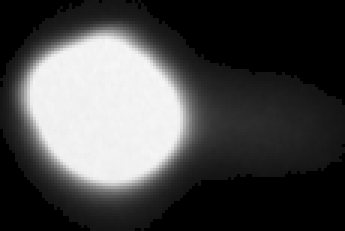
#> input picture Training/Merged/A1_comet127.png, 115 x 77 px, given as the content of the folder Training/Merged/A1_comet127.png, which was not available (shown 3 times larger)
$ python -i CometFinder.py   (imports and definitions only)
#> lines starting #> are read from the running program, lines starting #| are printed output that depends on the picture; after the words box and inside, x2 and y2 are one past the last pixel; in counts of white or black regions, pixels touching at a corner belong together; pictures that were not available may be replaced by others from this repository, and a replacement may not be noted
#import the necessary packages
import numpy as np
import imutils
import cv2
import os
import pathlib
import matplotlib.pyplot as plt


def s(im=None):
    global k
    if im is not None:
        cv2.imshow('foo', im)
    else:
        cv2.imshow('foo', k)
    cv2.waitKey(0)

def sumPixels(img):
    np.sum(img[y1:y2, x1:xNN2, c1:c2])

def writeComet(comet,n,outputdir):
    pathname = f'{outputdir}/comet{n}.png' #writes number of comet out
    cv2.imwrite(pathname,comet)


def loadImage(path,name):
#> called with path = '_only/A1_comet127.png', name = 'A1_comet127.png'
    outputdir = path[:-4]
    pathlib.Path(outputdir).mkdir(parents=True, exist_ok=True)
    #start = time.time()
    im = cv2.imread(path)
#> im is the input picture: shape (77, 115, 3); min 0, max 246, mean 73.5
    img = im.copy()
    gray = cv2.cvtColor(img, cv2.COLOR_BGR2GRAY) #makes a greyscale copy of the image
    totalw = im.shape[1] #gets width of image
#> totalw = 115
    totalh = im.shape[0] #gets heigh of image
#> totalh = 77
    centerx = totalw//2
#> centerx = 57
    centery = totalh//2
#> centery = 38
    thresh, bin = cv2.threshold(gray[centery-250:centery+250,centerx-250:centerx+250], 0,255, cv2.THRESH_BINARY+cv2.THRESH_OTSU)
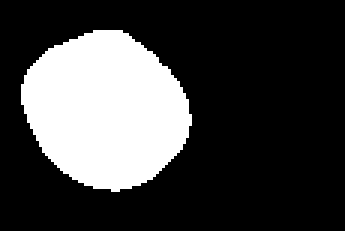
#> bin: shape (77, 115) (shown 3 times larger); 25.3% white; 1 white region, box (x1, y1, x2, y2) and area: (7, 10, 64, 64) 2242
#> thresh = 124
    ret, bin = cv2.threshold(gray, int(thresh*0.25), 255, cv2.THRESH_BINARY)#uses a fixed threshold taking everything brighter than 20 pixels is a part of the foreground
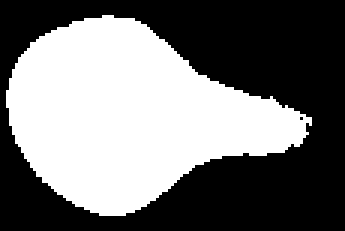
#> bin: shape (77, 115) (shown 3 times larger); 45.6% white; 1 white region
#> ret = 31
    print(thresh)
#| 124.0
    #cv2.imshow("window",bin)
    #cv2.waitKey(0)
    contours, hierarchy = cv2.findContours(bin, cv2.RETR_TREE, cv2.CHAIN_APPROX_SIMPLE) #find contours
#> contours = 2 contours, 1 with area under 20; largest, box (x1, y1, x2, y2) and area: (2, 5, 104, 72) 3922
    good_contours = []
    bad_contours = []
    dilation = 1.2
    for contour in contours:#loops over all the contours and sorts what we have specified to be a comet
        area = cv2.contourArea(contour)
        x, y, w, h = cv2.boundingRect(contour)
        dilatedwidth = w*dilation
        dilatedheight = h*dilation
        dw = dilatedwidth-w
        dh = dilatedheight-h
        x = int(x-dw/2)
        y = int(y-dh/2)
        w = int(dilatedwidth)
        h = int(dilatedheight)
        if w < 5 or h < 5:
            continue
        mycomet = bin[y:y+h,x:x+w]
        if area > 25 and (w/h) > 0.5 and (w/h) < 8 and w< totalw/10 and area < 500000 and w>1 and h>1: # finds canditates specifies bounding box, has to be square or rectangular (accounts for low damage comets)
            good_contours.append(contour)
            print("good_contours",x,y,w,h,area)
        else:
            print("bad",w/h,area)
            if area < 50000:
                bad_contours.append(contour)
#> this loop made 2 passes
#> (area, x, y, dilatedwidth, dilatedheight, dw) on pass 1: (3922.5, -8, -1, 122.4, 80.4, 20.4)
#| bad 1.525 3922.5
#> after the loop, bad_contours = 1 contour; box (x1, y1, x2, y2) and area: (2, 5, 104, 72) 3922; good_contours = []
   # [6 lines of commented-out code are left out]
    print(f'number of contours found = {len(good_contours)}')
#| number of contours found = 0
    results = []
    #if len(good_contours] > 600:
        #end
   # else:
       # continue
    n = 1
    total = cv2.drawContours(img.copy(),good_contours,-1,(0,0,255),3)
    cv2.imwrite("total.png",total)
    for c in good_contours: #for candidates calls cometstats which are the equations to find percent damage, length , width etc
        x, y, w, h = cv2.boundingRect(c)
        #img = cv2.rectangle(img, (x, y), (x + w, y + h), (0, 0, 255), 1)e
        try:
            writeComet(gray[y:y+h,x:x+w], n,outputdir)
            n = n+1
        except ValueError as error:
            print("skipping",error)
            continue
#> this loop made 0 passes
#> after the loop, n = 1
#    print(f'loadImage took {end - start} msec')
    table = np.array(results)
    np.savetxt(f'{name}_stats.csv',table,delimiter = ",",fmt="%.2f",header="w,h,cometarea,totaltail,percent")
    cv2.waitKey(0)

def loadWells(path):
    obj = os.scandir(path)
    # List all files and diretories
    # in the specified path
    print("Files and Directories in '% s':" % path)
    for entry in obj:
        if entry.is_file():
            parts = entry.name.split(".")
            if len(parts) > 1 and parts[-1] in ['tif', 'tiff', 'jpg','png','jpeg']:
                loadImage(entry.path, entry.name)


# [1 line not run here, left out]

>>> result = loadWells('Training/Merged/A1_comet127.png')

$ run again, on Training/Merged/A1_comet151.png
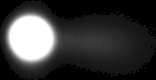
#> input picture Training/Merged/A1_comet151.png, 156 x 80 px, given as the content of the folder Training/Merged/A1_comet151.png, which was not available
#> in loadImage, im is the input picture: shape (80, 156, 3); min 0, max 255, mean 56
#> in loadImage, `thresh, bin = cv2.threshold(gray[centery-250:centery+250,centerx-250:c..`:
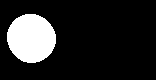
#> bin: shape (80, 156); 15% white; 1 white region, box (x1, y1, x2, y2) and area: (7, 14, 56, 63) 1872
#> thresh = 130
#> in loadImage, `ret, bin = cv2.threshold(gray, int(thresh*0.25), 255, cv2.THRESH_BINAR..`:
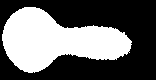
#> bin: shape (80, 156); 40.3% white; 1 white region
#> ret = 32
#| 130.0
#> contours = 1 contour; box (x1, y1, x2, y2) and area: (2, 7, 132, 73) 4874
#> the loop in loadImage, `for contour in contours:#loops over all the contours and sorts what we..` made 1 pass
#> (area, x, y, dilatedwidth, dilatedheight, dw) on pass 1: (4873.5, -11, 0, 156, 79.2, 26)
#> (printed output is left out)
#> after the loop in loadImage, `for contour in contours:#loops over all the contours and sorts what we..`: bad_contours has the same summary as contours; good_contours = []
#| number of contours found = 0
#> after the loop in loadImage, `for c in good_contours:`: n = 1

$ run again, on Training/Merged/A1_comet244.png
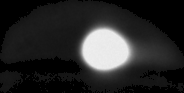
#> input picture Training/Merged/A1_comet244.png, 184 x 93 px, given as the content of the folder Training/Merged/A1_comet244.png, which was not available
#> in loadImage, im is the input picture: shape (93, 184, 3); min 0, max 239, mean 40.6
#> in loadImage, `thresh, bin = cv2.threshold(gray[centery-250:centery+250,centerx-250:c..`:
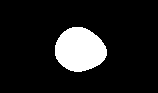
#> bin: shape (93, 158); 12.1% white; 1 white region, box (x1, y1, x2, y2) and area: (55, 27, 107, 72) 1776
#> thresh = 119
#> in loadImage, `ret, bin = cv2.threshold(gray, int(thresh*0.25), 255, cv2.THRESH_BINAR..`:
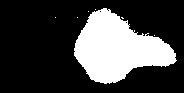
#> bin: shape (93, 184); 26.5% white; 7 white regions (6 under 20 px)
#> ret = 29
#| 119.0
#> contours = 10 contours, 9 with area under 20; largest, box (x1, y1, x2, y2) and area: (74, 8, 177, 84) 4383
#> the loop in loadImage, `for contour in contours:#loops over all the contours and sorts what we..` made 10 passes
#> (area, x, y, dilatedwidth, dilatedheight, dw) on pass 7: (4383, 63, 0, 123.6, 91.2, 20.6)
#> (printed output is left out)
#> after the loop in loadImage, `for contour in contours:#loops over all the contours and sorts what we..`: bad_contours = 1 contour; box (x1, y1, x2, y2) and area: (74, 8, 177, 84) 4383; good_contours = []
#| number of contours found = 0
#> after the loop in loadImage, `for c in good_contours:`: n = 1

$ run again, on Training/Merged/A1_comet298.png
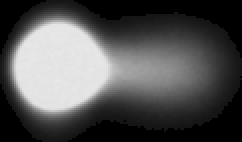
#> input picture Training/Merged/A1_comet298.png, 121 x 71 px, given as the content of the folder Training/Merged/A1_comet298.png, which was not available (shown 2 times larger)
#> in loadImage, im is the input picture: shape (71, 121, 3); min 0, max 232, mean 82.4
#> in loadImage, `thresh, bin = cv2.threshold(gray[centery-250:centery+250,centerx-250:c..`:
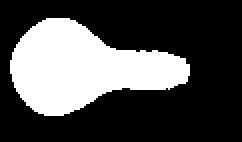
#> bin: shape (71, 121) (shown 2 times larger); 30.6% white; 1 white region, box (x1, y1, x2, y2) and area: (5, 9, 95, 58) 2631
#> thresh = 113
#> in loadImage, `ret, bin = cv2.threshold(gray, int(thresh*0.25), 255, cv2.THRESH_BINAR..`:
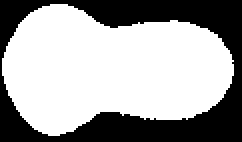
#> bin: shape (71, 121) (shown 2 times larger); 63.6% white; 1 black region
#> ret = 28
#| 113.0
#> contours = 1 contour; box (x1, y1, x2, y2) and area: (1, 2, 117, 68) 5326
#> the loop in loadImage, `for contour in contours:#loops over all the contours and sorts what we..` made 1 pass
#> (area, x, y, dilatedwidth, dilatedheight, dw) on pass 1: (5325.5, -10, -4, 139.2, 79.2, 23.2)
#> (printed output is left out)
#> after the loop in loadImage, `for contour in contours:#loops over all the contours and sorts what we..`: bad_contours has the same summary as contours; good_contours = []
#| number of contours found = 0
#> after the loop in loadImage, `for c in good_contours:`: n = 1
